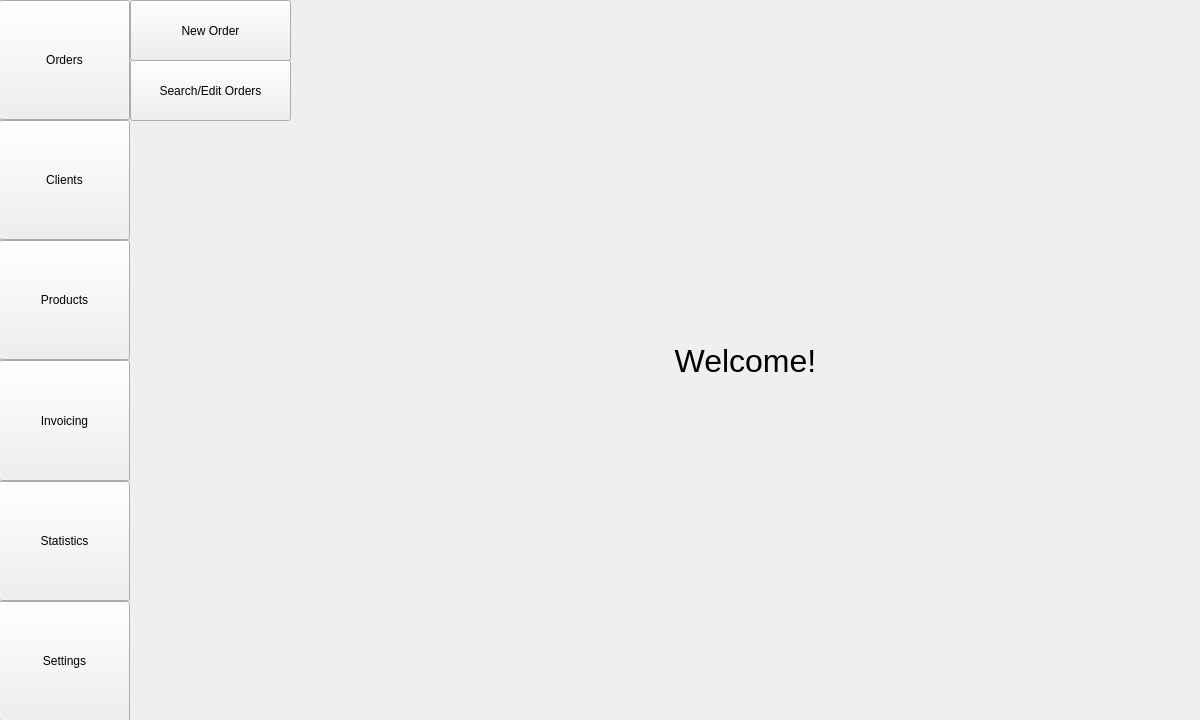
<?xml version="1.0" encoding="UTF-8"?>
<ui version="4.0">
 <class>MainWindow_mainView</class>
 <widget class="QMainWindow" name="MainWindow_mainView">
  <property name="geometry">
   <rect>
    <x>0</x>
    <y>0</y>
    <width>1200</width>
    <height>720</height>
   </rect>
  </property>
  <property name="sizePolicy">
   <sizepolicy hsizetype="Preferred" vsizetype="Expanding">
    <horstretch>0</horstretch>
    <verstretch>0</verstretch>
   </sizepolicy>
  </property>
  <property name="windowTitle">
   <string>MainWindow</string>
  </property>
  <widget class="QWidget" name="centralwidget">
   <widget class="QWidget" name="verticalLayoutWidget">
    <property name="geometry">
     <rect>
      <x>-1</x>
      <y>0</y>
      <width>131</width>
      <height>721</height>
     </rect>
    </property>
    <layout class="QVBoxLayout" name="ui_vLayout_viewMain">
     <property name="spacing">
      <number>0</number>
     </property>
     <property name="sizeConstraint">
      <enum>QLayout::SetMaximumSize</enum>
     </property>
     <item>
      <widget class="QPushButton" name="ux_pButton_orders">
       <property name="sizePolicy">
        <sizepolicy hsizetype="Minimum" vsizetype="Expanding">
         <horstretch>0</horstretch>
         <verstretch>0</verstretch>
        </sizepolicy>
       </property>
       <property name="baseSize">
        <size>
         <width>0</width>
         <height>0</height>
        </size>
       </property>
       <property name="text">
        <string>Orders</string>
       </property>
      </widget>
     </item>
     <item>
      <widget class="QPushButton" name="ux_pButton_clients">
       <property name="sizePolicy">
        <sizepolicy hsizetype="Minimum" vsizetype="Expanding">
         <horstretch>0</horstretch>
         <verstretch>0</verstretch>
        </sizepolicy>
       </property>
       <property name="text">
        <string>Clients</string>
       </property>
      </widget>
     </item>
     <item>
      <widget class="QPushButton" name="ux_pButton_products">
       <property name="sizePolicy">
        <sizepolicy hsizetype="Minimum" vsizetype="Expanding">
         <horstretch>0</horstretch>
         <verstretch>0</verstretch>
        </sizepolicy>
       </property>
       <property name="text">
        <string>Products</string>
       </property>
      </widget>
     </item>
     <item>
      <widget class="QPushButton" name="ux_pButton_invoicing">
       <property name="sizePolicy">
        <sizepolicy hsizetype="Minimum" vsizetype="Expanding">
         <horstretch>0</horstretch>
         <verstretch>0</verstretch>
        </sizepolicy>
       </property>
       <property name="text">
        <string>Invoicing</string>
       </property>
      </widget>
     </item>
     <item>
      <widget class="QPushButton" name="ux_pButton_statistics">
       <property name="sizePolicy">
        <sizepolicy hsizetype="Minimum" vsizetype="Expanding">
         <horstretch>0</horstretch>
         <verstretch>0</verstretch>
        </sizepolicy>
       </property>
       <property name="text">
        <string>Statistics</string>
       </property>
      </widget>
     </item>
     <item>
      <widget class="QPushButton" name="ux_pButton_settings">
       <property name="sizePolicy">
        <sizepolicy hsizetype="Minimum" vsizetype="Expanding">
         <horstretch>0</horstretch>
         <verstretch>0</verstretch>
        </sizepolicy>
       </property>
       <property name="text">
        <string>Settings</string>
       </property>
      </widget>
     </item>
    </layout>
   </widget>
   <widget class="QPushButton" name="ux_pButton_searchEditOrders">
    <property name="geometry">
     <rect>
      <x>130</x>
      <y>60</y>
      <width>161</width>
      <height>61</height>
     </rect>
    </property>
    <property name="sizePolicy">
     <sizepolicy hsizetype="Minimum" vsizetype="Expanding">
      <horstretch>0</horstretch>
      <verstretch>0</verstretch>
     </sizepolicy>
    </property>
    <property name="text">
     <string>Search/Edit Orders</string>
    </property>
   </widget>
   <widget class="QPushButton" name="ux_pButton_newOrder">
    <property name="geometry">
     <rect>
      <x>130</x>
      <y>0</y>
      <width>161</width>
      <height>61</height>
     </rect>
    </property>
    <property name="sizePolicy">
     <sizepolicy hsizetype="Minimum" vsizetype="Expanding">
      <horstretch>0</horstretch>
      <verstretch>0</verstretch>
     </sizepolicy>
    </property>
    <property name="text">
     <string>New Order</string>
    </property>
   </widget>
   <widget class="QWidget" name="gridLayoutWidget">
    <property name="geometry">
     <rect>
      <x>290</x>
      <y>0</y>
      <width>911</width>
      <height>721</height>
     </rect>
    </property>
    <layout class="QGridLayout" name="ui_layout_dynamicMainView">
     <item row="0" column="0">
      <widget class="QLabel" name="ux_label_welcome">
       <property name="font">
        <font>
         <pointsize>24</pointsize>
        </font>
       </property>
       <property name="text">
        <string>Welcome!</string>
       </property>
       <property name="alignment">
        <set>Qt::AlignCenter</set>
       </property>
      </widget>
     </item>
    </layout>
   </widget>
  </widget>
 </widget>
 <resources/>
 <connections/>
</ui>
